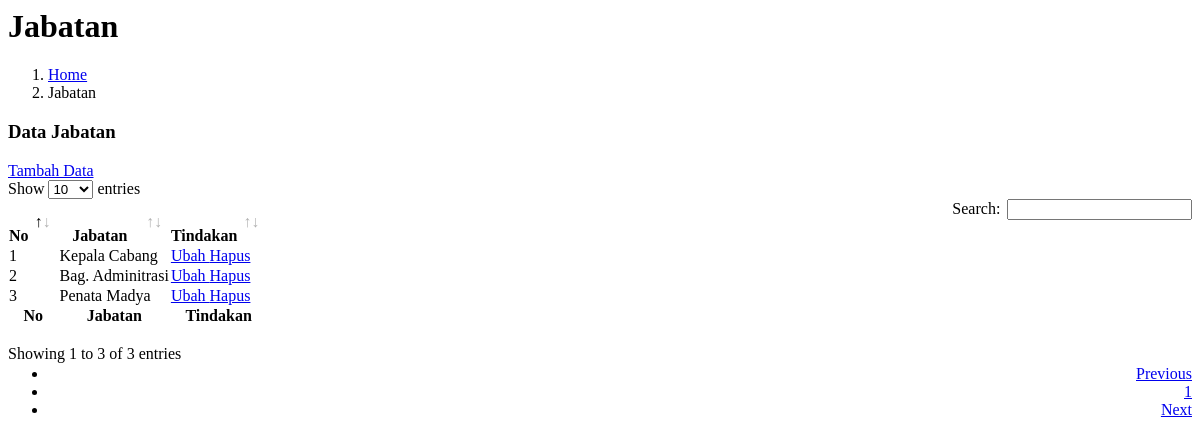
The page /pages/admin/jabatan/jabatanread.php on the database as committed earlier.
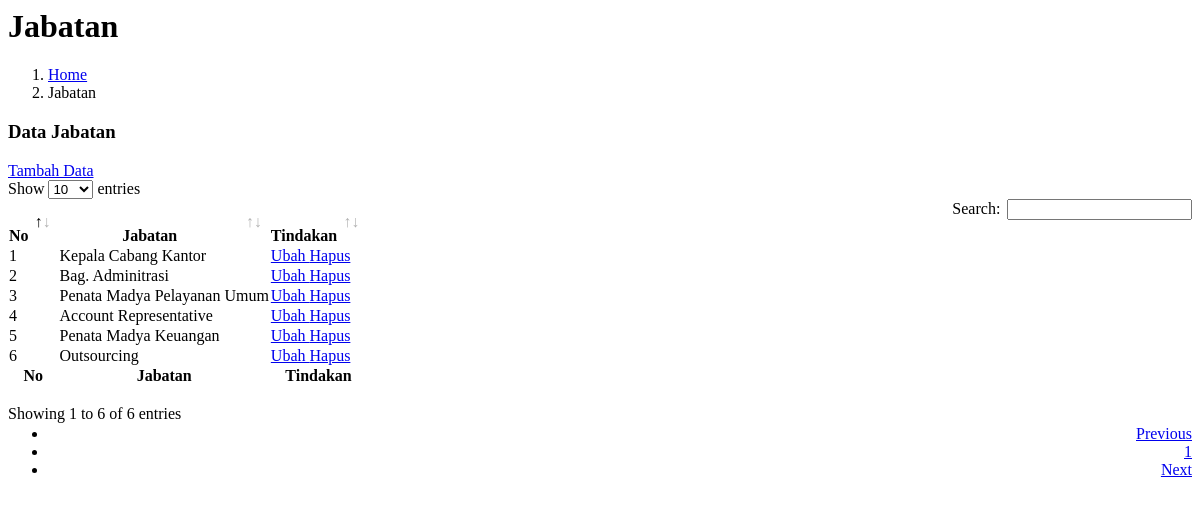
The same page on the database as committed later.
### tables this page shows
CREATE TABLE `jabatan` (
  `id_jabatan` int(11) NOT NULL,
  `nm_jabatan` varchar(200) NOT NULL
);

### pages/admin/jabatan/jabatanread.php (the view, shortened to what this page needs)
<?php include_once "partials/cssdatatables.php" ?>
<div class="content-header">
        <div class="container-fluid">
                <div class="row mb-2">
                        <div class="col-sm-6">
                                <h1 class="m-0"> Jabatan</h1>
                        </div>
                        <div class="col-sm-6">
                                <ol class="breadcrumb float-sm-right">
                                        <li class="breadcrumb-item">
                                                <a href="?page=home"> Home</a>
                                        </li>
                                        <li class="breadcrumb-item"> Jabatan</li>
                                </ol>
                        </div>
                </div>
        </div>
</div>
<div class="content">
        <div class="card">
                <div class="card-header">
                        <h3 class="card-title"> Data Jabatan</h3>
                        <a href="?page=jabatancreate" class="btn btn-success btn-sm float-right">
                                <i class="fa fa-plus-circle"></i> Tambah Data</a>
                </div>
                <div class="card-body">
                        <table id="mytable" class="table table-bordered table-hover">
                                <thead>
                                        <tr class="text-center">
                                                <th>No</th>
                                                <th>Jabatan</th>
                                                <th>Tindakan</th>
                                        </tr>
                                </thead>
                                <tfoot>
                                        <tr class="text-center">
                                                <th>No</th>
                                                <th>Jabatan</th>
                                                <th>Tindakan</th>
                                        </tr>
                                </tfoot>
                                <tbody>
                                        <?php
                                        $database = new Database();
                                        $db = $database->getConnection();
                                        $selectSql = "SELECT * FROM jabatan ";
                                        $stmt = $db->prepare($selectSql);
                                        $stmt->execute();
                                        $no = 1;
                                        while ($row = $stmt->fetch(PDO::FETCH_ASSOC)) {
                                        ?>
                                                <tr class="text-center">
                                                        <td><?php echo $no++ ?></td>
                                                        <td><?php echo $row['nm_jabatan'] ?></td>
                                                        <td>
                                                                <a href="?page=jabatanupdate&id_jabatan=<?php echo $row['id_jabatan'] ?>" class="btn btn-primary btn-sm mr-1">
                                                                        <i class="fa fa-edit"></i> Ubah
                                                                </a>
                                                                <a href="?page=jabatandelete&id_jabatan=<?php echo $row['id_jabatan'] ?>" class="btn btn-danger btn-sm" onClick="javascript: return confirm('Konfirmasi data akan dihapus?');">
                                                                        <i class="fa fa-trash"></i> Hapus
                                                                </a>
                                                        </td>
                                                </tr>
                                        <?php
                                        }
                                        ?>
                                </tbody>
                        </table>
                </div>
        </div>
</div>

Rows that differ between the two databases and show on the page:
removed jabatan: nm_jabatan "Penata Madya"
changed jabatan: nm_jabatan "Kepala Cabang" → "Kepala Cabang Kantor"
added jabatan: nm_jabatan "Penata Madya Pelayanan Umum"
added jabatan: nm_jabatan "Account Representative"
added jabatan: nm_jabatan "Penata Madya Keuangan"
added jabatan: nm_jabatan "Outsourcing"
Other text that changed with them:
text written by a page script: "Show entries Search: Showing 1 to 3 of 3 entries Previous 1 Next" → "Show entries Search: Showing 1 to 6 of 6 entries Previous 1 Next"
